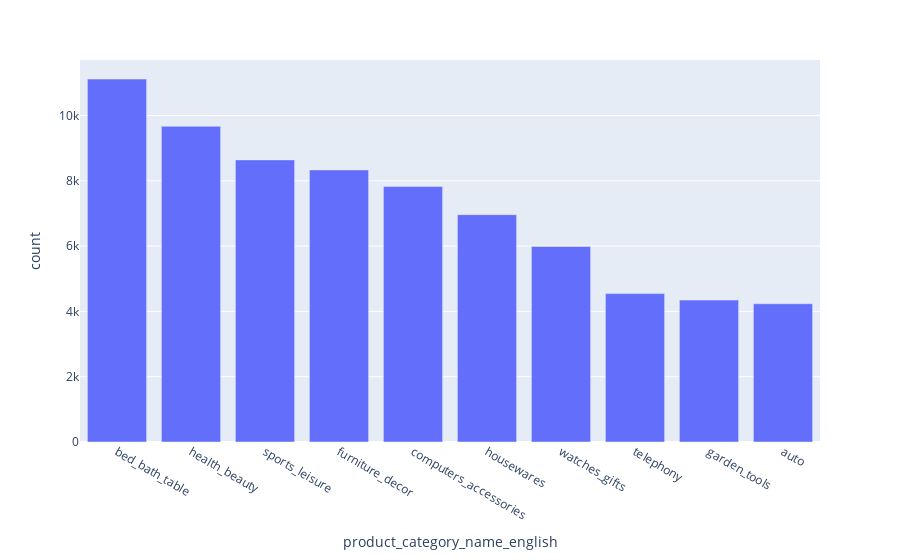

The cell this chart's notebook holds for it:
### Code cell
# Top 10 product items
fig = px.bar(top10_products,x='product_category_name_english', y='count')
fig.show()

### Figure 1 — Plotly figure (JSON) as saved in the notebook; plotly's stock layout.template omitted (floating-point values rounded to 4 significant figures)
{"data": [{"alignmentgroup": "True", "hovertemplate": "product_category_name_english=%{x}<br>count=%{y}<extra></extra>", "legendgroup": "", "marker": {"color": "#636efa", "pattern": {"shape": ""}}, "name": "", "offsetgroup": "", "orientation": "v", "showlegend": false, "textposition": "auto", "type": "bar", "x": ["bed_bath_table", "health_beauty", "sports_leisure", "furniture_decor", "computers_accessories", "housewares", "watches_gifts", "telephony", "garden_tools", "auto"], "xaxis": "x", "y": [11115, 9670, 8641, 8334, 7827, 6964, 5991, 4545, 4347, 4235], "yaxis": "y"}], "layout": {"autosize": true, "barmode": "relative", "legend": {"tracegroupgap": 0}, "margin": {"t": 60}, "xaxis": {"anchor": "y", "autorange": true, "domain": [0, 1], "range": [-0.5, 9.5], "title": {"text": "product_category_name_english"}, "type": "category"}, "yaxis": {"anchor": "x", "autorange": true, "domain": [0, 1], "range": [0, 11700], "title": {"text": "count"}, "type": "linear"}}}
